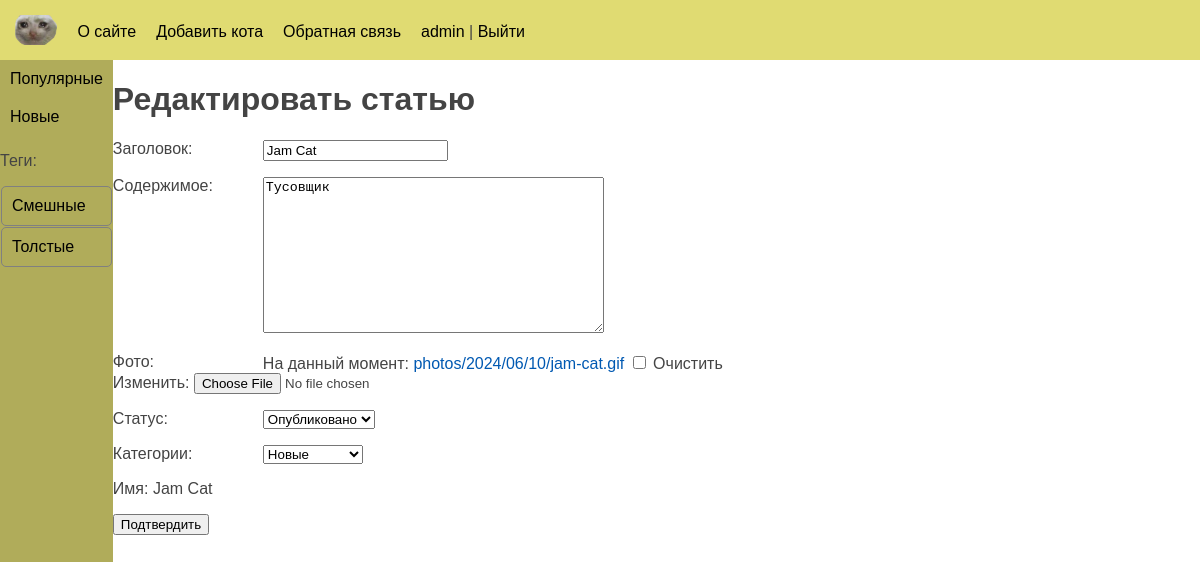
Page /edit/fam-cat (signed in) on the committed database.
### users/models.py (models this page shows)
class User(AbstractUser):
    photo = models.ImageField(upload_to="users/%Y/%m/%d/", blank=True, null=True, verbose_name="Фотография")
    date_birth = models.DateTimeField(blank=True, null=True, verbose_name="Дата рождения")

### cats/models.py (models this page shows, shortened)
class Category(models.Model):
    class Meta:
        verbose_name = 'Категория'
        verbose_name_plural = 'Категории'
    name = models.CharField(max_length=100, db_index=True, verbose_name='Категория')
    slug = models.SlugField(max_length=255, db_index=True, verbose_name='URL')
    def __str__(self):
        return self.name
    def get_absolute_url(self):
        return reverse('category', kwargs={'category_slug': self.slug})

class TagPosts(models.Model):
    tag = models.CharField(max_length=100, db_index=True)
    slug = models.SlugField(max_length=255, unique=True, db_index=True)
    def get_absolute_url(self):
        return reverse('tag', kwargs={'tag_slug': self.slug})

class Cat(models.Model):
    class Meta:
        ordering = ['-time_create']
        indexes = [models.Index(fields=['-time_create'])]
        verbose_name = 'Коты'
        verbose_name_plural = 'Коты'
    class Status(models.IntegerChoices):
        DRAFT = 0, 'Черновик'
        PUBLISHED = 1, 'Опубликовано'
    objects = models.Manager()
    published = PublishedModel()
    title = models.CharField(max_length=255, verbose_name='Заголовок')
    slug = models.SlugField(max_length=255, unique=True, db_index=True, verbose_name='URL')
    content = models.TextField(blank=True, verbose_name='Содержимое')
    time_create = models.DateTimeField(auto_now_add=True, verbose_name='Дата создания')
    time_update = models.DateTimeField(auto_now=True, verbose_name='Дата обновления')
    is_published = models.BooleanField(choices=tuple(map(lambda x: (bool(x[0]), x[1]), Status.choices)), default=Status.DRAFT, verbose_name='Статус')
    img = models.CharField(max_length=255, blank=True, verbose_name='Адрес изображения')
    photo = models.ImageField(upload_to="photos/%Y/%m/%d/", default=None, blank=True, null=True, verbose_name='Фото')
    category = models.ForeignKey('Category', on_delete=models.PROTECT, related_name='posts', verbose_name='Категории')
    tags = models.ManyToManyField('TagPosts', blank=True, related_name='tags', verbose_name='Тэги')
    owners = models.OneToOneField('Owners', on_delete=models.SET_NULL, null=True, blank=True, related_name='pet', verbose_name='Владельцы')
    author = models.ForeignKey(get_user_model(), on_delete=models.SET_NULL, related_name='posts', null=True, default=None)

### cats/views.py (the view)
# urls.py: path('edit/<slug:slug>', views.UpdatePage.as_view(), name='edit_page'),
class UpdatePage(PermissionRequiredMixin, DataMixin, UpdateView):
    model = Cat
    fields = ['title', 'content', 'photo', 'is_published', 'category']
    template_name = 'cats/addpage.html'
    success_url = reverse_lazy('home')
    title_page = 'Редактировать статью'
    permission_required = 'cats.update_cat'

### cats/templatetags/cats_tags.py (called while the page is built)
@register.inclusion_tag('cats/list_categories.html')
def show_categories(selected_index=0):
    categories = Category.objects.all()
    return {"cats": categories, "selected_id": selected_index}

@register.inclusion_tag('cats/list_tags.html')
def show_all_tags():
    return {"tags": TagPosts.objects.all()}

### users/context_processor.py (called while the page is built)
def get_cat_context(request):
    return {'mainmenu': menu}

### cats/templates/cats/addpage.html (shortened to what this page needs)
{% extends 'base.html' %}
{% block content %}
    <h1> {{title}} </h1>
    <form action="" method="post" enctype="multipart/form-data">
        <div>
             {% for f in form %}
                <p><label class="form-label" for="{{ f.id_for_label}}">{{f.label}}: </label>{{ f }}</p>
            {% endfor %}
            {% if object %}
                <p>Имя: {{object.title}}</p>
            {% endif %}
            <div><button type="submit">Подтвердить</button></div>
        </div>
    </form>
{% endblock %}

### templates/base.html (shortened to what this page needs)
<!DOCTYPE html>
{% load static %}
{% load cats_tags %}
<html lang="en">
<head>
    <link type="text/css" href="{% static 'cats/css/base.css'%}" rel="stylesheet">
    <link type="text/css" href="{% static 'cats/css/includes.css'%}" rel="stylesheet">
</head>
<body>
    <div class="full-height">
        <div class="header-style">
            <nav>
                <ul>
                    <li>
                       <a href="/"><img src="{% static 'cats/images/catlogo.png' %}" alt="FunnyCats" height="30px"></a>
                    </li>
                    {% for el in mainmenu %}
                        <li><a href="{% url el.url_name %}">{{ el.title }}</a></li>
                    {% endfor %}
                    {% if user.is_authenticated %}
                        <li><a href="{% url 'users:profile' %}">{{user.username}}</a> | <a href="{% url 'users:logout' %}">Выйти</a></li>
                    {% else %}
                        <li><a href="{% url 'users:login' %}">Войти</a> | <a href="{% url 'users:register' %}">Регистрация</a></li>
                    {% endif %}
                </ul>
            </nav>
        </div>
        <div class="full-height full-width">
            <div class="container-inline full-height">
                <div class="full-height">
                    <nav class="side-navigation">
                        {% show_categories selected_id %}
                        {% show_all_tags %}
                    </nav>
                </div>
                <div class="full-width">
                {% block content %}
                {% endblock %}
                </div>
            </div>
        </div>
    </div>
</body>
</html>

### cats/templates/cats/list_categories.html
{% for cat in cats %}
  {% if cat.id == selected_id %}<div class="selected">{%else%}<div>{%endif%}
  <a href="{{ cat.get_absolute_url }}">{{cat.name}}</a></div>
{% endfor %}

### cats/templates/cats/list_tags.html
{% if tags %}
  <p>Теги:</p>
  {% for t in tags %}
      <div class="tag-element"><a href="{{ t.get_absolute_url }}">{{t.tag}}</a></div>
  {% endfor %}
{% endif %}

### cats/static/cats/css/base.css (style rules this page uses)
html, body { font-family: 'Arial'; margin: 0; padding: 0; height: 100%; width: 100%; color: #444; }
a { color: #0059b2; text-decoration: none; }
nav ul { display: flex; list-style: none; margin: 0; padding: 0; align-items: center; }
nav li { margin-right: 20px; }
nav a { color: #000; text-decoration: none; }
.header-style { max-height: 30px; background-color: #e0db72; padding: 15px; }
.container-inline { display: flex; flex-direction: row; justify-content: flex-start; }
.full-height { height:100%; }
.full-width { width:100%; }
.tag-element { margin: 1px; border: 1px solid grey; border-radius: 5px; }
.form-label { display: inline-block; min-width: 150px; vertical-align: top; }

### cats/static/cats/css/includes.css (style rules this page uses)
.side-navigation { background-color: #b0ac5a; height:100%; }
.side-navigation div { padding: 10px; }

### rows in the picture
User: username "admin"
Category: name "Популярные"
Category: name "Новые"
TagPosts: tag "Смешные"
TagPosts: tag "Толстые"
Cat: form "Jam Cat" "Тусовщик" "Опубликовано" "Новые", title "Jam Cat"

### other values in the picture
{{ el.title }} "О сайте" "Добавить кота" "Обратная связь"
{{ title }} "Редактировать статью"
{{ f.label }} "Заголовок" "Содержимое" "Фото" "Статус" "Категории"
